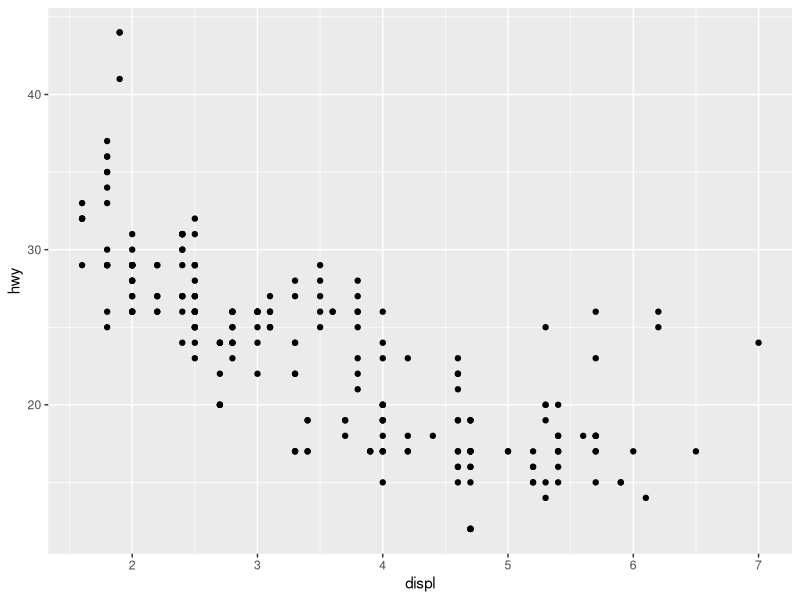
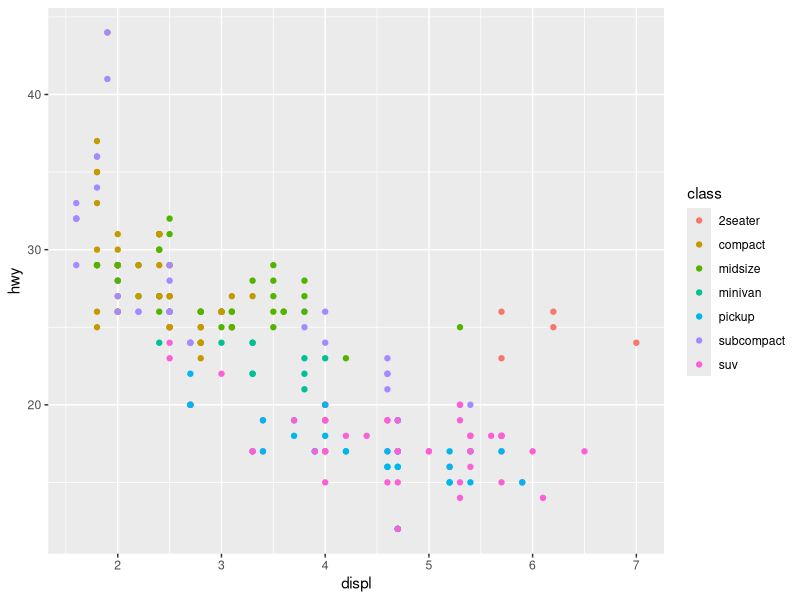
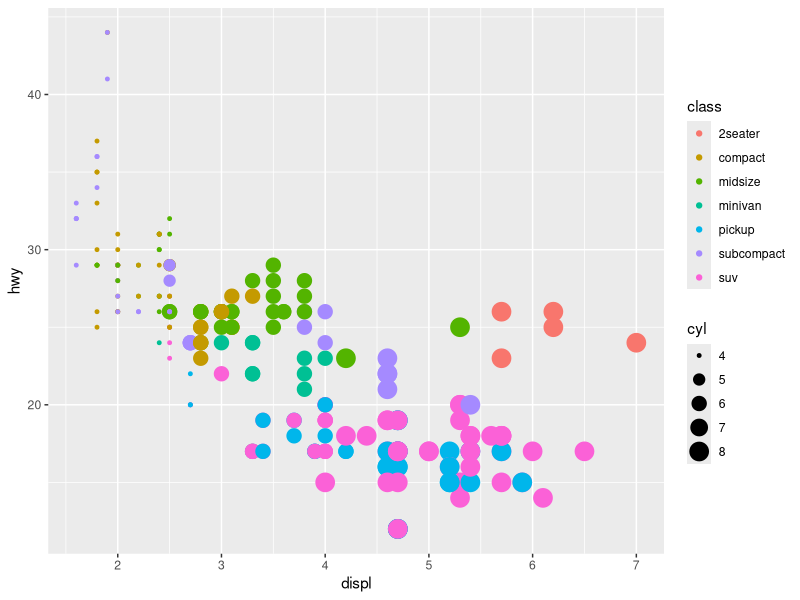
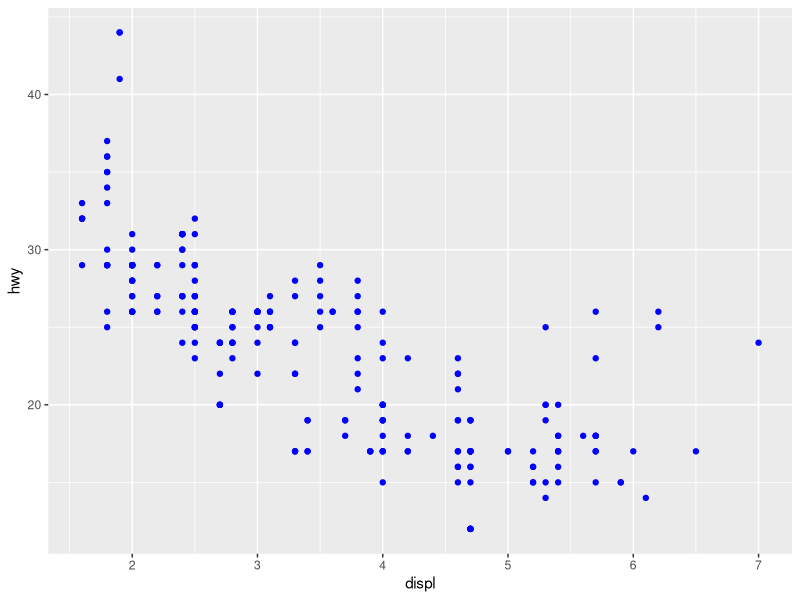
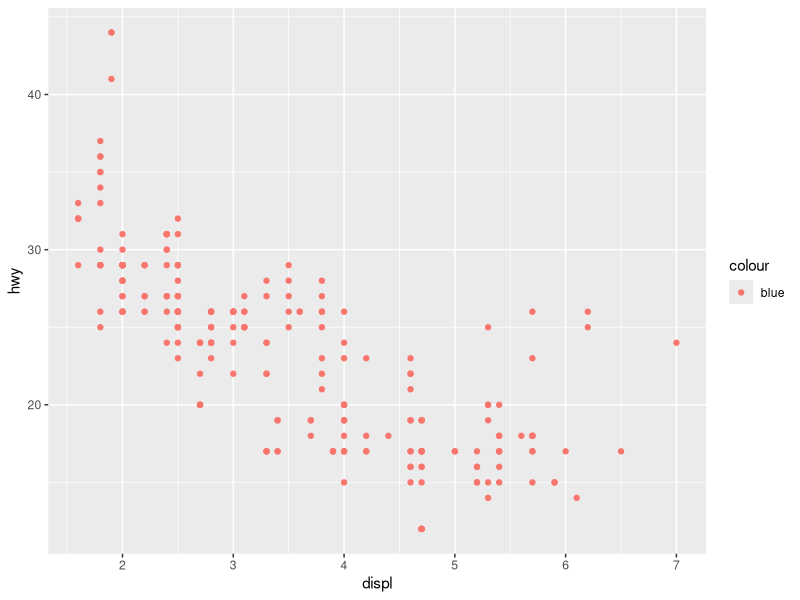
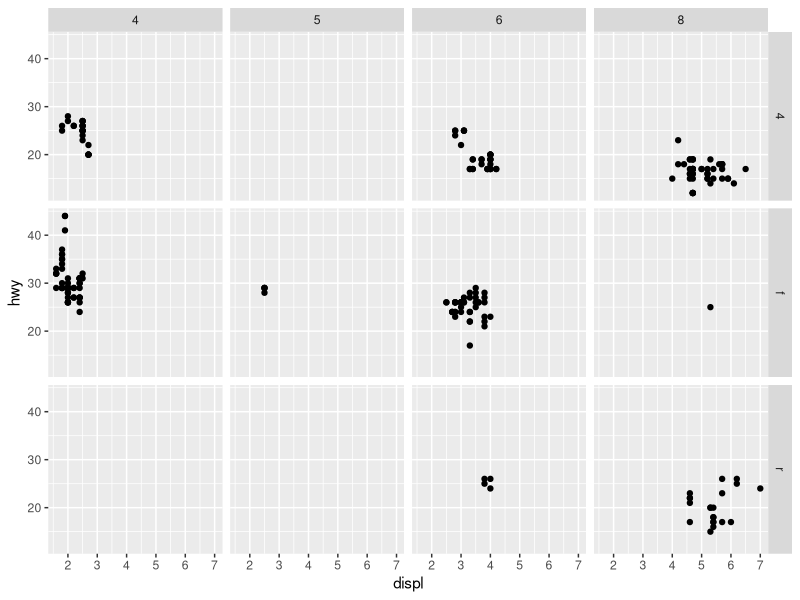
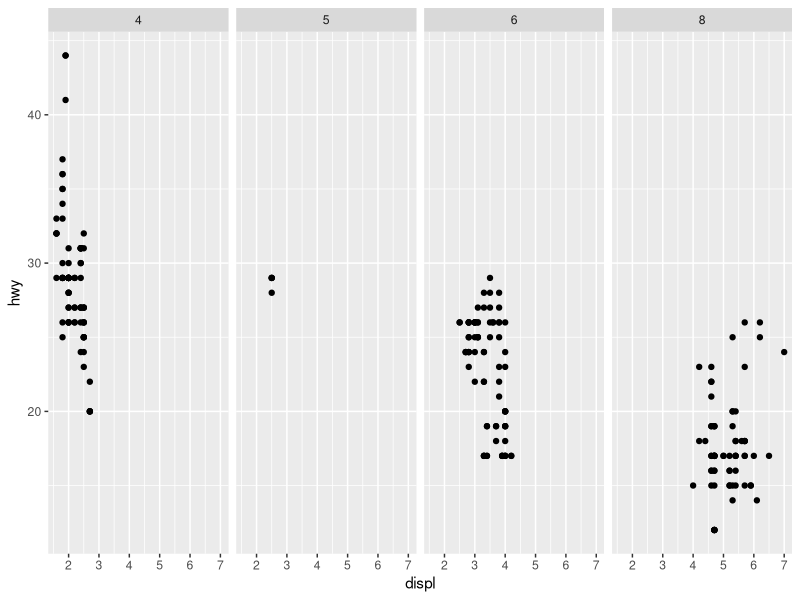
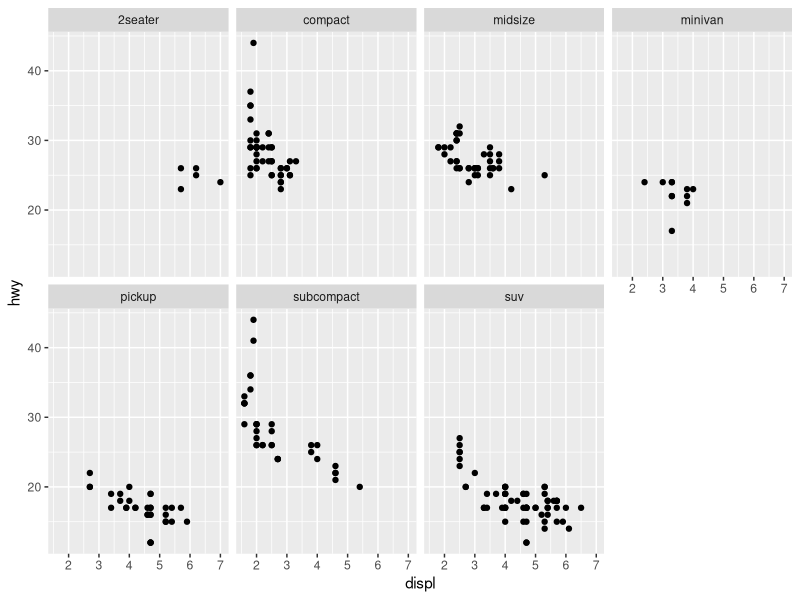

Generate these figures, in order, with R:
## ---- chunk 1
library(tidyverse)
## ---- chunk 2
mpg
## ---- chunk 3
ggplot(mpg) + geom_point(aes(x=displ, y=hwy))
## ---- chunk 4
ggplot(mpg) + geom_point(aes(x=displ, y=hwy, color = class))
## ---- chunk 5
ggplot(mpg) + geom_point(aes(x=displ, y=hwy, color = class, size=cyl))
## ---- chunk 6
ggplot(mpg) + geom_point(aes(x=displ, y=hwy), color = "blue")
## ---- chunk 7
ggplot(mpg) + geom_point(aes(x=displ, y=hwy, color = "blue"))
## ---- chunk 8
ggplot(data = mpg) + 
  geom_point(mapping = aes(x = displ, y = hwy)) + 
  facet_grid(drv ~ cyl)
## ---- chunk 9
ggplot(data = mpg) + 
  geom_point(mapping = aes(x = displ, y = hwy)) + 
  facet_grid(. ~ cyl)
## ---- chunk 10
ggplot(data = mpg) + 
  geom_point(mapping = aes(x = displ, y = hwy)) + 
  facet_wrap(~ class, nrow = 2)
## ---- chunk 11
ggplot(mpg) + 
  geom_point(aes(x = displ, y = hwy))
## ---- chunk 12
ggplot(mpg) + 
  geom_smooth(aes(x = displ, y = hwy))
## ---- chunk 13
ggplot(mpg) + 
  geom_point(aes(x = displ, y = hwy)) +
  geom_smooth(aes(x = displ, y = hwy))
## ---- chunk 14
ggplot(mpg) + 
  geom_point(aes(x = displ, y = hwy)) +
  geom_smooth(aes(x = displ, y = hwy), method = "lm")
## ---- chunk 15
ggplot(mpg) + 
  geom_smooth(aes(x = displ, y = hwy, linetype = drv))
## ---- chunk 16
ggplot(mpg) + 
  geom_smooth(aes(x = displ, y = hwy, linetype = drv, color=drv)) +
  geom_point(aes(x = displ, y = hwy, color = drv)) 
## ---- chunk 17
ggplot(data = mpg, mapping = aes(x = displ, y = hwy)) + 
  geom_point(mapping = aes(color = class)) + 
  geom_smooth() +
  geom_smooth(method = "lm", color="purple")
## ---- chunk 18
diamonds
## ---- chunk 19
ggplot(diamonds) + 
  geom_bar(aes(x = cut))
## ---- chunk 20
ggplot(diamonds) + 
  geom_bar(aes(x = cut, fill=clarity))
## ---- chunk 21
ggplot(diamonds) + 
  geom_bar(aes(x = cut, fill=clarity), position="fill")
## ---- chunk 22
ggplot(diamonds) + 
  geom_bar(aes(x = cut, fill=clarity), position="dodge")
## ---- chunk 23
ggplot(diamonds) + 
  geom_boxplot(aes(x = cut, y = price))
## ---- chunk 24
diamonds %>% filter(price<7500) %>% ggplot() + 
  geom_boxplot(aes(x = cut, y = price))
## ---- chunk 25
ggplot(diamonds) + 
  geom_density(aes(x = price, fill=cut))
## ---- chunk 26
ggplot(diamonds) + 
  geom_density(aes(x = price, fill=cut), alpha=0.3)
